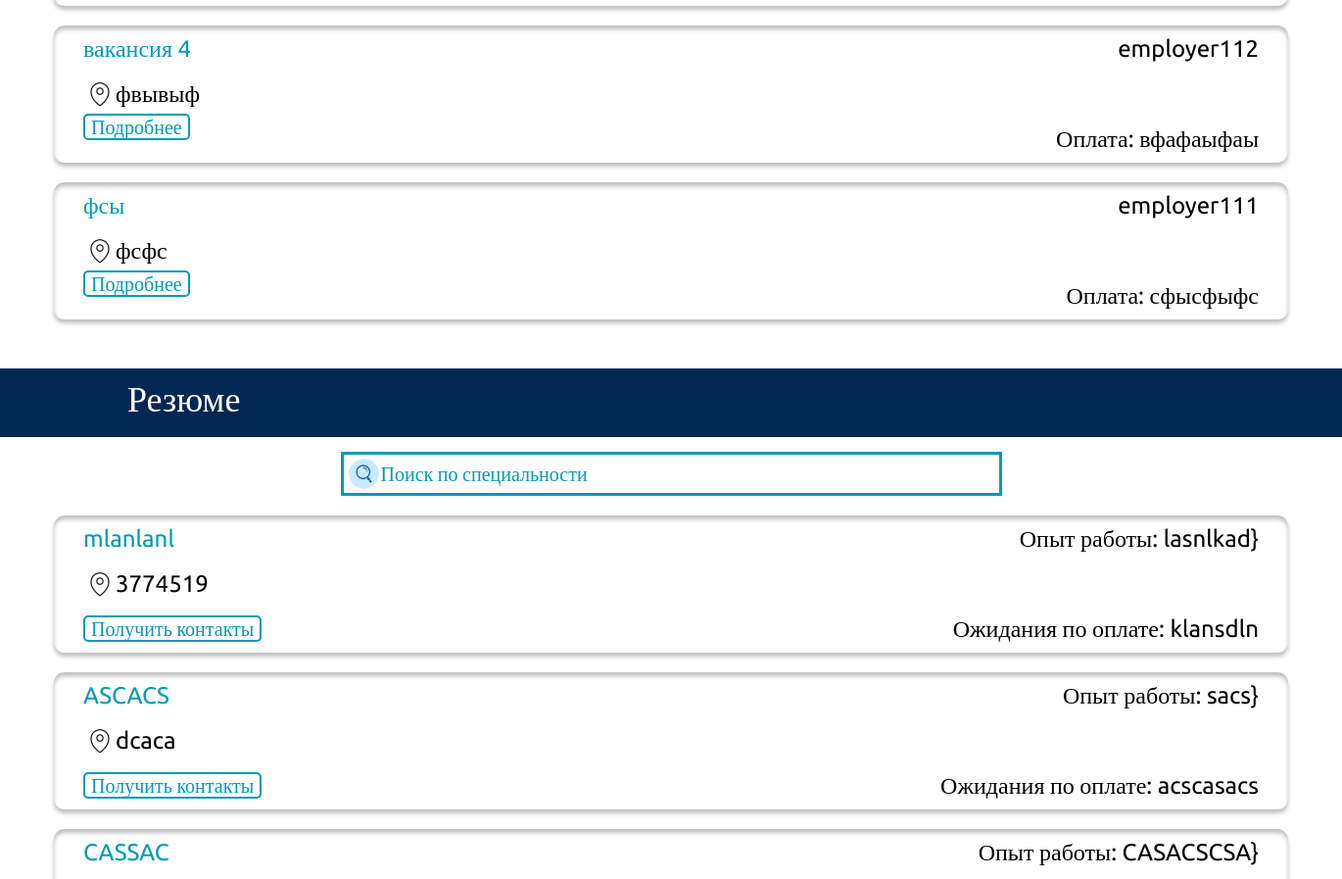
/ (middle part), run on an earlier commit of the app's database.
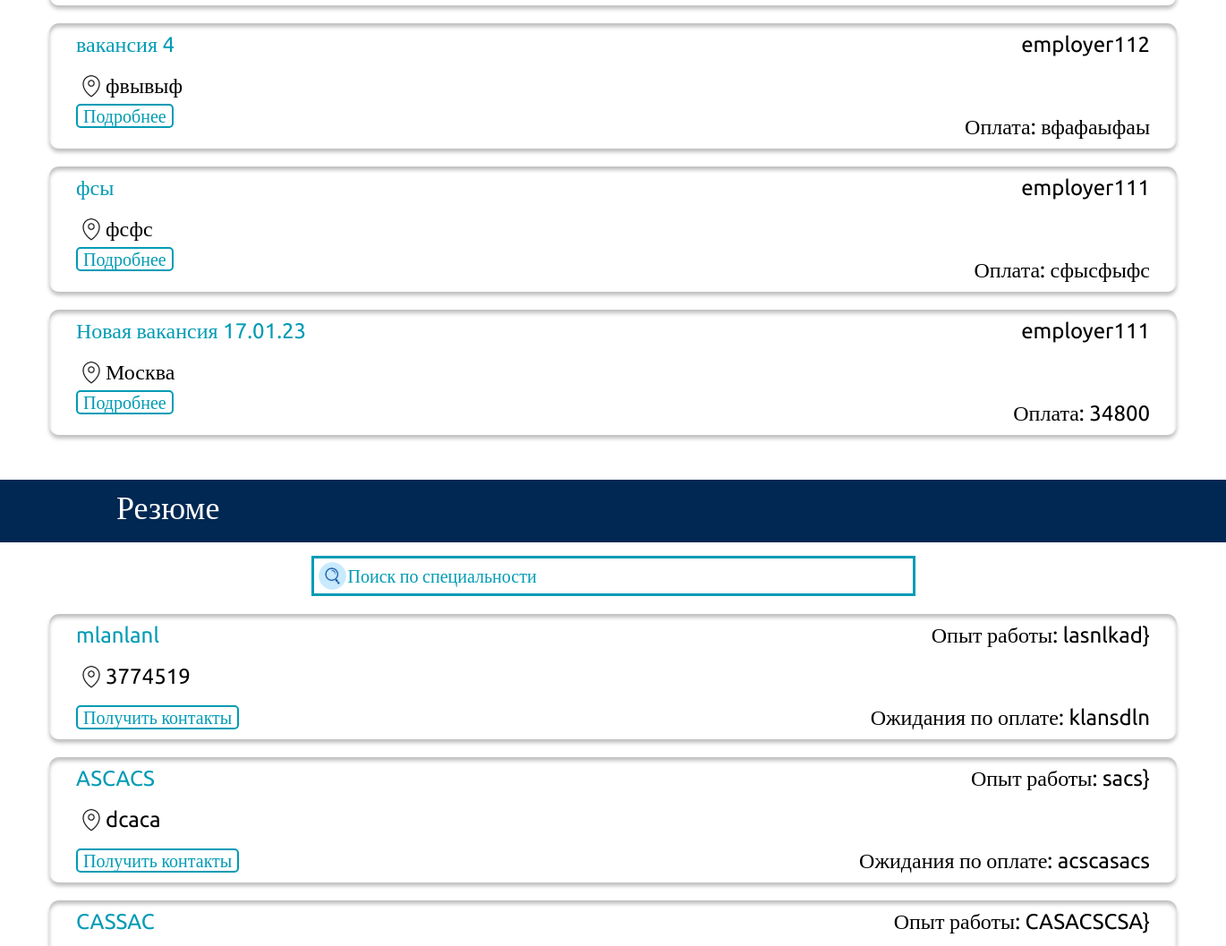
And on a later commit of the database.
### my_hh_app/models.py (models this page shows, shortened)
class Vacancies(models.Model):
    title = models.CharField("Title", max_length=200)
    location = models.CharField("Location", max_length=200)
    salary = models.CharField("salary", max_length=200)
    skills = models.ManyToManyField(Skills)
    author = models.ForeignKey(User, on_delete=models.SET_NULL, null=True)
    company_name = models.ForeignKey(Companies, on_delete=models.SET_NULL, null=True)
    description = models.TextField("description", default="")

class Companies(models.Model):
    company_name = models.CharField("company_name", max_length=200)
    author = models.ForeignKey(User, on_delete=models.SET_NULL, default="", null=True)
    foundation_data = models.DateField("foundation_data", default=datetime.datetime.now(), null=True)
    industry = models.CharField("industry", max_length=200, default="", null=True)
    strategy_description = models.TextField("Strategy_description", default="", null=True)
    def __str__(self):
        return self.company_name

class Resume(models.Model):
    name = models.CharField("name", max_length=200)
    option = (("male", "Мужской"), ("female", "Женский"))
    gender = models.CharField("gender", max_length=200, choices=option ,)
    spec = models.TextField("speciality", max_length=200)
    experience = models.TextField("experience")
    option = (("full-time", "full-time"), ("part-time", "part-time"))
    type_of_employment = models.CharField("type_of_employment", max_length=200, choices=option)
    skills = models.ManyToManyField(Skills)
    age = models.CharField("age", max_length=100)
    phone = models.CharField("phone", max_length=20)
    salary = models.CharField("salary", max_length=200)
    adres = models.CharField("adres", max_length=200)
    author = models.ForeignKey(User, on_delete=models.SET_NULL, null=True)

### my_hh_app/views.py (the view)
# urls.py: path('', views.index,name='index'),
def index(request):
    resume = None
    vacancies = None
    if request.method == "POST":
        if "resumes_search" in request.POST and "vacancies_search" in request.POST:
            resume = Resume.objects.filter(spec__contains=request.POST.get("resumes_search", ""))
            vacancies = Vacancies.objects.filter(title__contains=request.POST.get("vacancies_search", ""))
        elif "vacancies_search" in request.POST:
            vacancies = Vacancies.objects.filter(title__contains=request.POST.get("vacancies_search", ""))
            resume = Resume.objects.all()
        elif "resumes_search" in request.POST:
            resume = Resume.objects.filter(spec__contains=request.POST.get("resumes_search", ""))
            vacancies = Vacancies.objects.all()
    else:
        resume = Resume.objects.all()
        vacancies = Vacancies.objects.all()
    skills = Skills.objects.all()
    context = {"resumes": resume, "vacancies": vacancies, "skills": skills, }
    return render(request, "my_hh_app/index.html", context)

### my_hh_app/templates/my_hh_app/index.html (shortened to what this page needs)
<!DOCTYPE html>
{% extends 'my_hh_app/base.html' %}
{% block content %}
  <section>
    {% for vacancy in vacancies %}
    <div class="vacancies__card">
      <div class="vacancies__card__div__1">
        <a class="vacancy__name" href="/vacancy_view/{{vacancy.id}}/0">{{vacancy.title}}</a>
        <a class="company__name" href="#"> {{vacancy.company_name}}</a>
      </div>
      <div class="vacancies__card__div__2">
        <span class="vacancies__city">{{vacancy.location}}</span>
      </div>
      <div class="vacancies__card__div__3">
        <a class="respond__btn" href="/vacancy_view/{{vacancy.id}}/0"> Подробнее </a>
        <span class="salary">Оплата: {{vacancy.salary}}</span>
      </div>
    </div>
    {% endfor %}
  </section>
  <section class="resumes">
    <div class="vacancies__header">Резюме </div>
    <div class="search__div">
      <form  class = "search__form" method="post" id="2">
      <input class="vacancies__search"  type="search" placeholder="Поиск по специальности" name="resumes_search">
      </form>
    </div>
    {% for resume in resumes %}
    <div class="vacancies__card">
      <div class="vacancies__card__div__1">
        <a class="vacancy__name" href="resume_view/{{resume.id}}">{{resume.spec}}</a>
        <a class="company__name" href="resume_view/{{resume.id}}"> Опыт работы: {{resume.experience}}}</a>
      </div>
      <div class="vacancies__card__div__2">
        <span class="vacancies__city">{{resume.adres}}</span>
      </div>
      <div class="vacancies__card__div__3">
        <a href="resume_view/{{resume.id}}" class="contact__button" type="submit">
          <div class="respond__btn">Получить контакты</div>
        </a>
        <span class="salary">Ожидания по оплате: {{resume.salary}}</span>
      </div>
    </div>
    {% endfor %}
  </section>
</body>
</html>
{% endblock %}

What changed in the data, as far as the page shows it:
added Vacancies: title "Новая вакансия 17.01.23", company_name "employer111", location "Москва", salary "34800"
